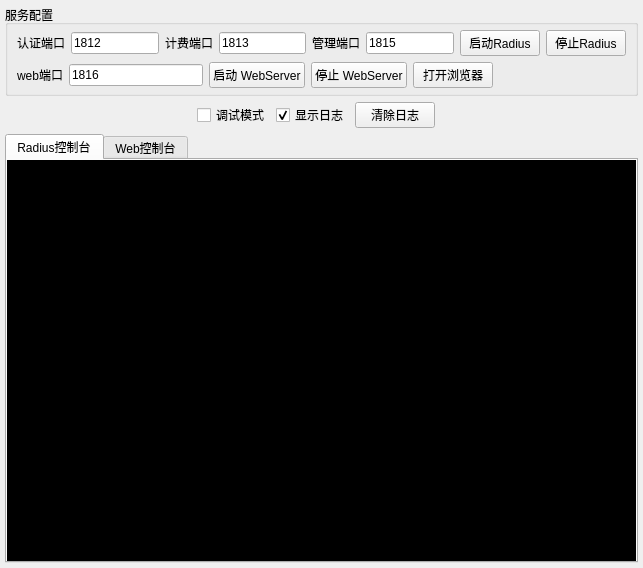
<?xml version="1.0" encoding="UTF-8"?>
<ui version="4.0">
 <class>MainWindow</class>
 <widget class="QMainWindow" name="MainWindow">
  <property name="geometry">
   <rect>
    <x>0</x>
    <y>0</y>
    <width>643</width>
    <height>568</height>
   </rect>
  </property>
  <property name="windowTitle">
   <string>ToughRADIUS</string>
  </property>
  <widget class="QWidget" name="centralwidget">
   <layout class="QVBoxLayout" name="verticalLayout_2">
    <property name="leftMargin">
     <number>5</number>
    </property>
    <property name="topMargin">
     <number>5</number>
    </property>
    <property name="rightMargin">
     <number>5</number>
    </property>
    <property name="bottomMargin">
     <number>5</number>
    </property>
    <item>
     <widget class="QGroupBox" name="groupBox">
      <property name="title">
       <string>服务配置</string>
      </property>
      <layout class="QVBoxLayout" name="verticalLayout">
       <property name="topMargin">
        <number>5</number>
       </property>
       <property name="bottomMargin">
        <number>5</number>
       </property>
       <item>
        <layout class="QHBoxLayout" name="horizontalLayout_2">
         <item>
          <widget class="QLabel" name="label">
           <property name="text">
            <string>认证端口</string>
           </property>
          </widget>
         </item>
         <item>
          <widget class="QLineEdit" name="auth_port">
           <property name="sizePolicy">
            <sizepolicy hsizetype="Expanding" vsizetype="Fixed">
             <horstretch>0</horstretch>
             <verstretch>0</verstretch>
            </sizepolicy>
           </property>
           <property name="text">
            <string>1812</string>
           </property>
          </widget>
         </item>
         <item>
          <widget class="QLabel" name="label_3">
           <property name="text">
            <string>计费端口</string>
           </property>
          </widget>
         </item>
         <item>
          <widget class="QLineEdit" name="acct_port">
           <property name="sizePolicy">
            <sizepolicy hsizetype="Expanding" vsizetype="Fixed">
             <horstretch>0</horstretch>
             <verstretch>0</verstretch>
            </sizepolicy>
           </property>
           <property name="text">
            <string>1813</string>
           </property>
          </widget>
         </item>
         <item>
          <widget class="QLabel" name="label_4">
           <property name="text">
            <string>管理端口</string>
           </property>
          </widget>
         </item>
         <item>
          <widget class="QLineEdit" name="admin_port">
           <property name="sizePolicy">
            <sizepolicy hsizetype="Expanding" vsizetype="Fixed">
             <horstretch>0</horstretch>
             <verstretch>0</verstretch>
            </sizepolicy>
           </property>
           <property name="text">
            <string>1815</string>
           </property>
          </widget>
         </item>
         <item>
          <widget class="QPushButton" name="rad_start">
           <property name="sizePolicy">
            <sizepolicy hsizetype="Fixed" vsizetype="Fixed">
             <horstretch>0</horstretch>
             <verstretch>0</verstretch>
            </sizepolicy>
           </property>
           <property name="text">
            <string>启动Radius</string>
           </property>
          </widget>
         </item>
         <item>
          <widget class="QPushButton" name="rad_stop">
           <property name="sizePolicy">
            <sizepolicy hsizetype="Fixed" vsizetype="Fixed">
             <horstretch>0</horstretch>
             <verstretch>0</verstretch>
            </sizepolicy>
           </property>
           <property name="text">
            <string>停止Radius</string>
           </property>
          </widget>
         </item>
        </layout>
       </item>
       <item>
        <layout class="QHBoxLayout" name="horizontalLayout_5">
         <item>
          <widget class="QLabel" name="label_2">
           <property name="text">
            <string>web端口</string>
           </property>
          </widget>
         </item>
         <item>
          <widget class="QLineEdit" name="web_port">
           <property name="sizePolicy">
            <sizepolicy hsizetype="Expanding" vsizetype="Fixed">
             <horstretch>0</horstretch>
             <verstretch>0</verstretch>
            </sizepolicy>
           </property>
           <property name="text">
            <string>1816</string>
           </property>
          </widget>
         </item>
         <item>
          <widget class="QPushButton" name="web_start">
           <property name="sizePolicy">
            <sizepolicy hsizetype="Fixed" vsizetype="Fixed">
             <horstretch>0</horstretch>
             <verstretch>0</verstretch>
            </sizepolicy>
           </property>
           <property name="text">
            <string>启动 WebServer</string>
           </property>
          </widget>
         </item>
         <item>
          <widget class="QPushButton" name="web_stop">
           <property name="sizePolicy">
            <sizepolicy hsizetype="Fixed" vsizetype="Fixed">
             <horstretch>0</horstretch>
             <verstretch>0</verstretch>
            </sizepolicy>
           </property>
           <property name="text">
            <string>停止 WebServer</string>
           </property>
          </widget>
         </item>
         <item>
          <widget class="QPushButton" name="web_open">
           <property name="text">
            <string>打开浏览器</string>
           </property>
          </widget>
         </item>
         <item>
          <spacer name="horizontalSpacer">
           <property name="orientation">
            <enum>Qt::Horizontal</enum>
           </property>
           <property name="sizeHint" stdset="0">
            <size>
             <width>40</width>
             <height>20</height>
            </size>
           </property>
          </spacer>
         </item>
        </layout>
       </item>
      </layout>
     </widget>
    </item>
    <item>
     <widget class="QFrame" name="frame">
      <property name="layoutDirection">
       <enum>Qt::LeftToRight</enum>
      </property>
      <property name="frameShape">
       <enum>QFrame::NoFrame</enum>
      </property>
      <property name="frameShadow">
       <enum>QFrame::Plain</enum>
      </property>
      <property name="lineWidth">
       <number>0</number>
      </property>
      <layout class="QHBoxLayout" name="horizontalLayout">
       <property name="leftMargin">
        <number>9</number>
       </property>
       <property name="topMargin">
        <number>0</number>
       </property>
       <property name="rightMargin">
        <number>20</number>
       </property>
       <property name="bottomMargin">
        <number>0</number>
       </property>
       <item>
        <spacer name="horizontalSpacer_2">
         <property name="orientation">
          <enum>Qt::Horizontal</enum>
         </property>
         <property name="sizeHint" stdset="0">
          <size>
           <width>40</width>
           <height>20</height>
          </size>
         </property>
        </spacer>
       </item>
       <item>
        <widget class="QCheckBox" name="is_debug">
         <property name="text">
          <string>调试模式</string>
         </property>
        </widget>
       </item>
       <item>
        <widget class="QCheckBox" name="show_log">
         <property name="text">
          <string>显示日志</string>
         </property>
         <property name="checked">
          <bool>true</bool>
         </property>
        </widget>
       </item>
       <item>
        <widget class="QPushButton" name="log_clear">
         <property name="text">
          <string>清除日志</string>
         </property>
        </widget>
       </item>
       <item>
        <spacer name="horizontalSpacer_3">
         <property name="orientation">
          <enum>Qt::Horizontal</enum>
         </property>
         <property name="sizeHint" stdset="0">
          <size>
           <width>40</width>
           <height>20</height>
          </size>
         </property>
        </spacer>
       </item>
      </layout>
     </widget>
    </item>
    <item>
     <widget class="QTabWidget" name="ctabs">
      <property name="currentIndex">
       <number>0</number>
      </property>
      <widget class="QWidget" name="radtab">
       <attribute name="title">
        <string>Radius控制台</string>
       </attribute>
       <layout class="QHBoxLayout" name="horizontalLayout_3">
        <property name="leftMargin">
         <number>0</number>
        </property>
        <property name="topMargin">
         <number>0</number>
        </property>
        <property name="rightMargin">
         <number>0</number>
        </property>
        <property name="bottomMargin">
         <number>0</number>
        </property>
        <item>
         <widget class="QTextBrowser" name="rad_console">
          <property name="styleSheet">
           <string notr="true">background-color: rgb(0, 0, 0);
color: rgb(0, 255, 77);</string>
          </property>
          <property name="frameShape">
           <enum>QFrame::StyledPanel</enum>
          </property>
          <property name="frameShadow">
           <enum>QFrame::Sunken</enum>
          </property>
          <property name="documentTitle">
           <string/>
          </property>
         </widget>
        </item>
       </layout>
      </widget>
      <widget class="QWidget" name="webtab">
       <attribute name="title">
        <string>Web控制台</string>
       </attribute>
       <layout class="QHBoxLayout" name="horizontalLayout_4">
        <property name="leftMargin">
         <number>0</number>
        </property>
        <property name="topMargin">
         <number>0</number>
        </property>
        <property name="rightMargin">
         <number>0</number>
        </property>
        <property name="bottomMargin">
         <number>0</number>
        </property>
        <item>
         <widget class="QTextBrowser" name="web_console">
          <property name="styleSheet">
           <string notr="true">background-color: rgb(0, 0, 0);
color: rgb(0, 255, 77);</string>
          </property>
          <property name="frameShape">
           <enum>QFrame::StyledPanel</enum>
          </property>
          <property name="frameShadow">
           <enum>QFrame::Sunken</enum>
          </property>
          <property name="documentTitle">
           <string/>
          </property>
         </widget>
        </item>
       </layout>
      </widget>
     </widget>
    </item>
   </layout>
  </widget>
 </widget>
 <resources/>
 <connections/>
</ui>
